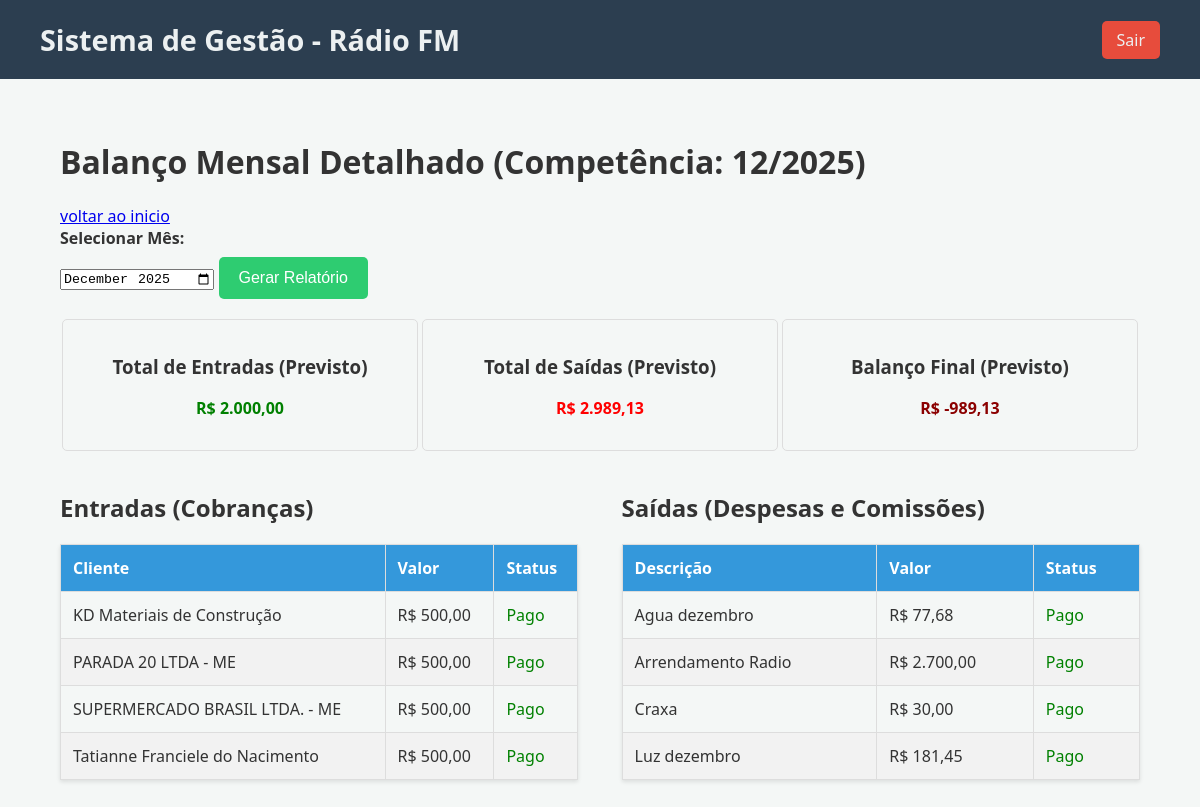
/controle/relatorio_balanco_mensal.php (signed in), run on the app's committed database.
### tables this page shows
CREATE TABLE `cobrancas` (
  `id` int(11) NOT NULL,
  `contrato_id` int(11) NOT NULL,
  `cliente_id` int(11) NOT NULL,
  `plano_id` int(11) NOT NULL,
  `valor` decimal(10,2) NOT NULL,
  `referencia` varchar(7) NOT NULL,
  `pago` tinyint(1) DEFAULT 0,
  `data_pagamento` date DEFAULT NULL
);

CREATE TABLE `clientes` (
  `id` int(11) NOT NULL,
  `empresa` varchar(100) NOT NULL,
  `cnpj_cpf` varchar(20) NOT NULL,
  `email` varchar(100) NOT NULL,
  `telefone` varchar(20) DEFAULT NULL,
  `endereco` varchar(200) DEFAULT NULL,
  `credito_permuta` decimal(10,2) DEFAULT 0.00,
  `saldo_permuta` decimal(10,2) NOT NULL DEFAULT 0.00,
  `data_cadastro` datetime NOT NULL,
  `ativo` tinyint(1) DEFAULT 1
);

CREATE TABLE `despesas` (
  `id` int(11) NOT NULL,
  `descricao` varchar(255) NOT NULL,
  `valor` decimal(10,2) NOT NULL,
  `data_vencimento` date NOT NULL,
  `data_pagamento` date DEFAULT NULL,
  `tipo` enum('fixa','normal') NOT NULL,
  `pago` tinyint(1) DEFAULT 0,
  `observacao` text DEFAULT NULL,
  `recibo_path` varchar(255) DEFAULT NULL
);

### controle/relatorio_balanco_mensal.php (the view, shortened to what this page needs)
<?php
$page_title = 'Balanço Mensal Detalhado';
require_once 'templates/header.php';
$mes_ano = isset($_GET['mes_ano']) ? $_GET['mes_ano'] : date('Y-m');
$ano = date('Y', strtotime($mes_ano));
$mes = date('m', strtotime($mes_ano));
$sql_entradas = "
    SELECT c.empresa, cb.valor, cb.pago, cb.data_pagamento
    FROM cobrancas cb
    JOIN clientes c ON cb.cliente_id = c.id
    WHERE cb.referencia = ?
    ORDER BY c.empresa
";
$stmt_entradas = $conn->prepare($sql_entradas);
$stmt_entradas->bind_param("s", $mes_ano);
$stmt_entradas->execute();
$entradas = $stmt_entradas->get_result()->fetch_all(MYSQLI_ASSOC);
$total_entradas = array_sum(array_column($entradas, 'valor'));
$sql_saidas = "
    SELECT descricao, valor, pago, data_pagamento
    FROM despesas
    WHERE MONTH(data_vencimento) = ? AND YEAR(data_vencimento) = ?
    ORDER BY descricao
";
$stmt_saidas = $conn->prepare($sql_saidas);
$stmt_saidas->bind_param("is", $mes, $ano);
$stmt_saidas->execute();
$saidas_despesas = $stmt_saidas->get_result()->fetch_all(MYSQLI_ASSOC);
$total_saidas_despesas = array_sum(array_column($saidas_despesas, 'valor'));
$sql_comissoes = "
    SELECT
        cl.empresa,
        col.nome as colaborador,
        (cb.valor * cc.percentual_comissao / 100) AS valor_comissao,
        cb.pago
    FROM cobrancas cb
    JOIN cliente_colaboradores cc ON cb.cliente_id = cc.cliente_id
    JOIN colaboradores col ON cc.colaborador_id = col.id
    JOIN clientes cl ON cb.cliente_id = cl.id
    LEFT JOIN socios s ON col.id = s.colaborador_id
    WHERE
        cb.referencia = ?
        AND (col.funcao != 'socio_locutor' OR s.reinvestir_comissao = 0)
    ORDER BY cl.empresa
";
$stmt_comissoes = $conn->prepare($sql_comissoes);
$stmt_comissoes->bind_param("s", $mes_ano);
$stmt_comissoes->execute();
$saidas_comissoes = $stmt_comissoes->get_result()->fetch_all(MYSQLI_ASSOC);
$total_saidas_comissoes = array_sum(array_column($saidas_comissoes, 'valor_comissao'));
$total_saidas = $total_saidas_despesas + $total_saidas_comissoes;
$balanco_final = $total_entradas - $total_saidas;
?>
<h1><?php echo $page_title; ?> (Competência: <?php echo date('m/Y', strtotime($mes_ano)); ?>)</h1>
<a href="dashboard.php">voltar ao inicio</a>
<form method="get" action="" class="filter-form">
    <div class="form-group">
        <label for="mes_ano">Selecionar Mês:</label>
        <input type="month" name="mes_ano" id="mes_ano" value="<?php echo $mes_ano; ?>">
        <button type="submit">Gerar Relatório</button>
    </div>
</form>
<div class="summary-container">
    <div class="summary-card">
        <h3>Total de Entradas (Previsto)</h3>
        <p class="income">R$ <?php echo number_format($total_entradas, 2, ',', '.'); ?></p>
    </div>
    <div class="summary-card">
        <h3>Total de Saídas (Previsto)</h3>
        <p class="expense">R$ <?php echo number_format($total_saidas, 2, ',', '.'); ?></p>
    </div>
    <div class="summary-card">
        <h3>Balanço Final (Previsto)</h3>
        <p class="<?php echo $balanco_final >= 0 ? 'balance-positive' : 'balance-negative'; ?>">
            R$ <?php echo number_format($balanco_final, 2, ',', '.'); ?>
        </p>
    </div>
</div>
<div class="details-container">
    <div class="column">
        <h2>Entradas (Cobranças)</h2>
        <table>
            <thead>
                <tr>
                    <th>Cliente</th>
                    <th>Valor</th>
                    <th>Status</th>
                </tr>
            </thead>
            <tbody>
                <?php foreach ($entradas as $entrada): ?>
                <tr>
                    <td><?php echo htmlspecialchars($entrada['empresa']); ?></td>
                    <td>R$ <?php echo number_format($entrada['valor'], 2, ',', '.'); ?></td>
                    <td><?php echo $entrada['pago'] ? '<span style="color:green;">Pago</span>' : '<span style="color:red;">Pendente</span>'; ?></td>
                </tr>
                <?php endforeach; ?>
            </tbody>
        </table>
    </div>
    <div class="column">
        <h2>Saídas (Despesas e Comissões)</h2>
        <table>
            <thead>
                <tr>
                    <th>Descrição</th>
                    <th>Valor</th>
                    <th>Status</th>
                </tr>
            </thead>
            <tbody>
                <?php foreach ($saidas_despesas as $despesa): ?>
                <tr>
                    <td><?php echo htmlspecialchars($despesa['descricao']); ?></td>
                    <td>R$ <?php echo number_format($despesa['valor'], 2, ',', '.'); ?></td>
                    <td><?php echo $despesa['pago'] ? '<span style="color:green;">Pago</span>' : '<span style="color:red;">Pendente</span>'; ?></td>
                </tr>
                <?php endforeach; ?>
            </tbody>
        </table>
    </div>
</div>
<?php
require_once 'templates/footer.php';
?>

### controle/assets/style.css (style rules this page uses)
body { font-family: 'Segoe UI', Tahoma, Geneva, Verdana, sans-serif; background-color: #f4f7f6; margin: 0; padding: 0; color: #333; }
table { width: 100%; border-collapse: collapse; margin-top: 20px; box-shadow: 0 2px 4px rgba(0,0,0,0.1); }
th, td { border: 1px solid #ddd; padding: 12px; text-align: left; }
th { background-color: #3498db; color: white; }
tbody tr:nth-child(even) { background-color: #f2f2f2; }
.form-group { margin-bottom: 20px; }
label { display: block; margin-bottom: 8px; font-weight: bold; }
button[type="submit"] { padding: 12px 20px; background-color: #2ecc71; color: white; border: none; border-radius: 5px; cursor: pointer; font-size: 1em; transition: background-color 0.3s; }

### controle/relatorio_balanco_mensal.php (style rules this page uses)
.details-container { display: flex; justify-content: space-between; margin-top: 20px; }
.column { width: 48%; }
.summary-container { display: flex; justify-content: space-around; margin-bottom: 20px; }
.summary-card { text-align: center; padding: 15px; border: 1px solid #ddd; border-radius: 5px; width: 30%; }
.income { color: green; font-weight: bold; }
.expense { color: red; font-weight: bold; }
.balance-negative { color: darkred; font-weight: bold; }

### data on the page
cobrancas: cliente.empresa "KD Materiais de Construção", valor "500,00", pago "Pago"
cobrancas: cliente.empresa "PARADA 20 LTDA - ME", valor "500,00", pago "Pago"
cobrancas: cliente.empresa "SUPERMERCADO BRASIL LTDA. - ME", valor "500,00", pago "Pago"
cobrancas: cliente.empresa "Tatianne Franciele do Nacimento", valor "500,00", pago "Pago"
despesas: descricao "Agua dezembro", valor "77,68", pago "Pago"
despesas: descricao "Arrendamento Radio", valor "2.700,00", pago "Pago"
despesas: descricao "Craxa", valor "30,00", pago "Pago"
despesas: descricao "Luz dezembro", valor "181,45", pago "Pago"

### other printed values
$page_title "Balanço Mensal Detalhado"
date('m/Y', strtotime($mes_ano)) "12/2025"
$total_entradas "2.000,00"
$total_saidas "2.989,13"
$balanco_final "-989,13"
